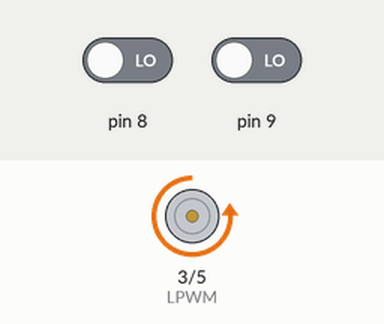
A sketch run on a simulated Arduino Uno, built with avr-gcc and run on an emulated ATmega328P. Shown: motor-driver pin pairs drawn as motors (green arrow = first pin HIGH = forward, orange = second pin HIGH = backward, longer = more drive). Inputs (shaded band) come from the test bench; at power-on: pin 8 LOW, pin 9 LOW. What the sketch prints to the serial monitor is not drawn.

Above: at 7.8 s.
7.9 s: pin 8 driven HIGH
At 9.3 s:
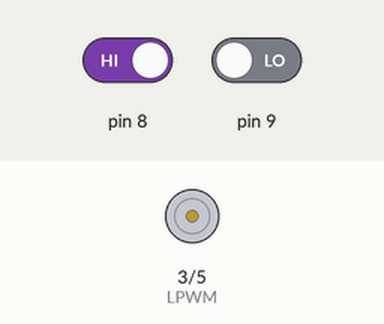
Timing chart, 0 to 10.9 s (numbered marks = the images above; inputs shaded):
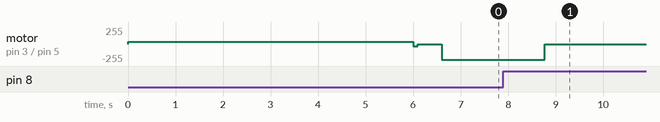

The sketch:

lqr_arduino.ino
```cpp
volatile long xi = 0, xi_1 = 0; // encoder ticks
int vi = 0;                     // encoder ticks per 2ms
double zi = 0;

volatile char ABprev = 0;
const int increment[16] = {0,-1,1,0, 1,0,0,-1, -1,0,0,1, 0,1,-1,0};

int cnt;
unsigned long start_time;
long xi_log[256];
int  vi_log[256];

ISR (PCINT0_vect) { // D8 or D9 has changed
    char AB = PINB & 3;
    xi += increment[AB+ABprev*4];
    ABprev = AB;
}

void set_speed(int speed) {
    if (speed<0) {
      analogWrite(3, 0);
      analogWrite(5, speed<-255?-255:-speed);
    } else if (speed>0) {
      analogWrite(3, speed>255?255:speed);
      analogWrite(5, 0);
    } else {
      analogWrite(3, 0);
      analogWrite(5, 0);
    }
}

void setup() {
    Serial.begin(115200);

    pinMode(8, INPUT);  // A
    pinMode(9, INPUT);  // B
    pinMode(3, OUTPUT);  // LPWM
    pinMode(5, OUTPUT);  // RPWM

    set_speed(32); // move the cart slowly to the rightmost position
    delay(6000);
    set_speed(-32);
    delay(100);
    set_speed(0);
    delay(500);

    xi_1 = xi = 24500;
    vi = 0;

    ABprev = 0;
    PCICR  |= (1 << PCIE0);  // interrupt will be fired on any change
    PCMSK0 |= 3;             // on pins d8 and d9

    cnt = 0;
    start_time = millis();
}

void loop() {
    vi = xi-xi_1;
//    zi += xi*.001*.002;
    int ui = 255.*(-(0.939518/1000.)*xi - (0.159347*500./1000.)*vi /*-0.001425887*zi*/ + copysignf(.9,vi))/24.;

    if (1024>cnt) {
        if (0==(cnt&3)) {
            xi_log[cnt/4] = xi;
            vi_log[cnt/4] = vi;
        }
        cnt++;
        set_speed(ui);
    } else if (1024==cnt) {
        set_speed(0);
        cnt++;
        Serial.print(millis()-start_time);
        Serial.println("ms ");

        for (int i=0; i<256; i++) {
            Serial.print(xi_log[i]*.001); // cm
            Serial.print(" ");
        }
        Serial.println("");

        for (int i=0; i<256; i++) {
            Serial.print(vi_log[i]*.5); // cm/sec
            Serial.print(" ");
        }
        Serial.println("");
    }

    xi_1 = xi;
    delay(2);
}
```

Measured:
- after the input at 7.9 s, motor on pin 3 (LPWM) / pin 5 (RPWM): backward 235/255 → backward 234/255 at once, → stopped 0.87 s later
